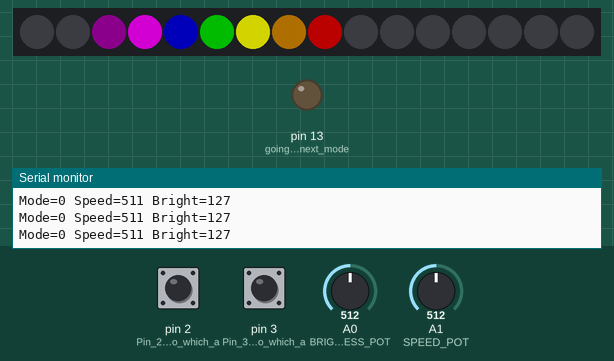
Bench run of a sketch on a simulated Arduino Uno, built with avr-gcc and run on an emulated ATmega328P. Parts: 16 RGB LEDs in strip order, left to right, output pins drawn as LEDs (lit = HIGH), the last lines printed to the serial monitor. The test bench sets the inputs (shaded band); at power-on: pin 2 (Pin_2_is_input_to_which_a) HIGH, pin 3 (Pin_3_is_input_to_which_a) HIGH, A1 (SPEED_POT) = 512, A0 (BRIGHTNESS_POT) = 512. Dim RGB values are drawn brighter than linear; random numbers use the default seed unless the sketch sets one.

Above: at 1.3 s.
1.4 s: pin 2 (Pin_2_is_input_to_which_a) pulled LOW for 0.65 s
At 2.9 s:
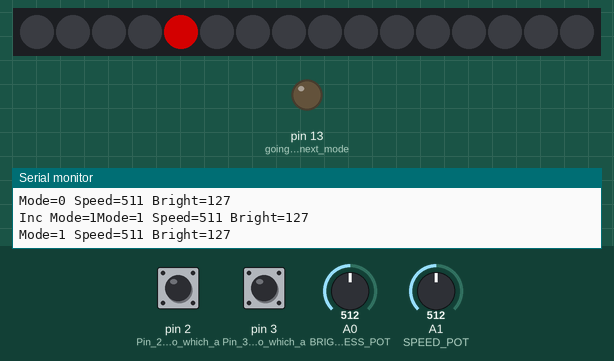
4.0 s: pin 2 (Pin_2_is_input_to_which_a) pulled LOW for 1 s
At 5.5 s:
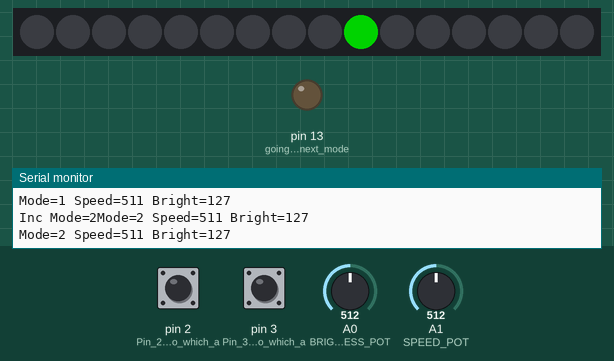
6.6 s: pin 2 (Pin_2_is_input_to_which_a) pulled LOW for 0.65 s
At 8.1 s:
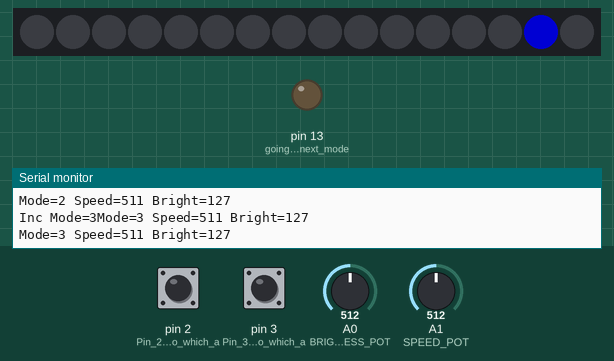
9.2 s: pin 3 (Pin_3_is_input_to_which_a) pulled LOW for 0.65 s
At 9.6 s:
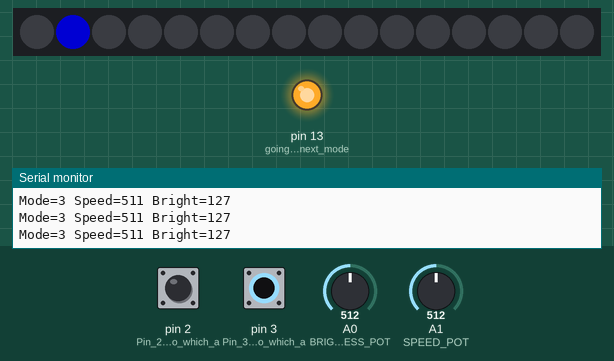
11.3 s: A1 (SPEED_POT) set to 0
At 11.8 s:
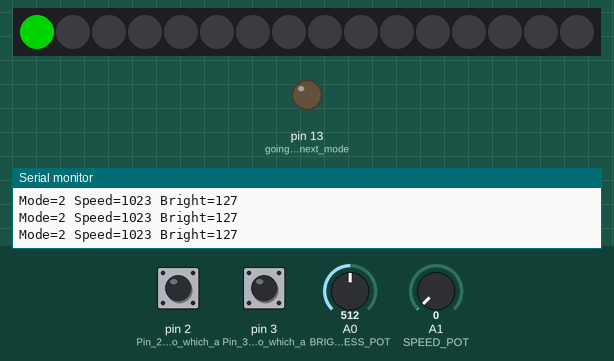
14.4 s: A0 (BRIGHTNESS_POT) set to 716
At 14.6 s:
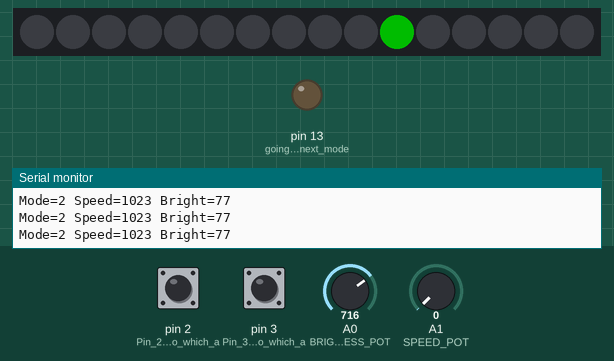
Timing chart, 0 to 16.9 s (numbered marks = the images above; inputs shaded):
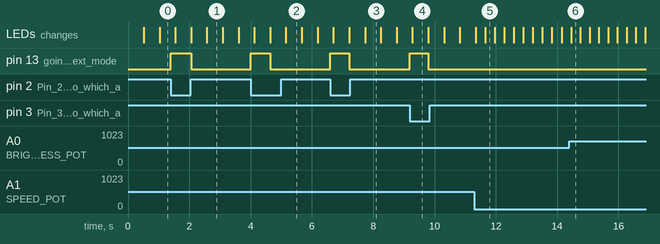

The sketch:

mode-speed-dim-2.ino
```cpp
/* Mode, Speed and Dimming
   Dan McCreary

Hook up two momentary push buttons to pins 2 and 3.
One button will increment the mode, one will decrment the mode
You MUST use pins 2 and 3 because they are the only Interrupt pins on the Arduino (Uno, Nano)
Connect the other ends of the momentary push buttons to GND
Note that we are using internal 20K resistors to pull up the inputs to +5 when the buttons are open
*/
#include <Adafruit_NeoPixel.h>

int mode = 0; // This is the "mode" of the device.  It starts at 0 and gets incremented or decremented
int newModeInc = 0; // the interrupts set this to 1 to indicate that we have a new increment to handle
int newModeDec = 0; // the interrupts set this to 1 to indicate that we have a new decrement to handle
long lastDebounceTime = 0;  // the last time the output pin was toggled
long debounceDelay = 200;   // the debounce time; increase if the output flickers

const int SPEED_POT = A1; // attache the center tap of a potentiometer to Analog Input A0 to control pattern speent
const int BRIGHTNESS_POT = A0; // attache the center tap of a potentiometer to Analog Input A1 to contral brightness
int speed_val = 510; // default speed
int brightness_val = 512; // default brightness

const int LED_STRIP_PIN = 12; // Connect the Data pin of the LED strip here
const int NUMBER_PIXELS = 16; // Number of pixels in the LED strip
Adafruit_NeoPixel strip = Adafruit_NeoPixel(NUMBER_PIXELS, LED_STRIP_PIN, NEO_GRB + NEO_KHZ800);

int modeCount = 12; // The number of display modes, we mode the mode to get the actual mode
int mainLoopCount = 0;  // The number of times we go through the main loop

void setup()
{
  pinMode(13, OUTPUT); // going to the next mode
  pinMode(LED_STRIP_PIN, OUTPUT);     // Pin LED_STRIP_PIN is output to which an LED is connected
  digitalWrite(13, LOW);   // Make pin 13 low, switch LED off
  pinMode(2, INPUT_PULLUP);	   // Pin 2 is input to which a switch is connected = INT0
  pinMode(3, INPUT_PULLUP);	   // Pin 3 is input to which a switch is connected = INT1
  attachInterrupt(0, changeModeInc, FALLING  ); // pin 2
  attachInterrupt(1, changeModeDec, FALLING  ); // pin 3
  Serial.begin(9600);
  strip.begin(); // sets up the memory for the LED strip
  Serial.println("Start");
  mode = 0;
  Serial.print("Mode=");
  Serial.println(mode, DEC);
}

void loop() {
  if (newModeInc == 1) {
    if ((millis() - lastDebounceTime) > debounceDelay) {
      mode++;
      mode = mode % modeCount;
      Serial.print("Inc Mode=");
      Serial.print(mode, DEC);
      digitalWrite(13, LOW);
      newModeInc = 0;
    }
    else {
    }
  };

  if (newModeDec == 1) {
    if ((millis() - lastDebounceTime) > debounceDelay) {
      mode--;
      mode = mode % modeCount;
      Serial.print("Dec Mode=");
      Serial.print(mode, DEC);
      digitalWrite(13, LOW);
      newModeDec = 0;
    }
  };

  Serial.print("Mode=");
  Serial.print(mode, DEC);
  speed_val = 1023 - analogRead(SPEED_POT); // get the value of speed from the Pot
  Serial.print(" Speed=");
  Serial.print(speed_val, DEC);
  brightness_val = 1023 - analogRead(BRIGHTNESS_POT);
  // scale brightness to 1 to 255
  brightness_val = map(brightness_val, 0, 1023, 1, 255);
  Serial.print(" Bright=");
  Serial.println(brightness_val, DEC);
  // the delay is 1024 minus the speed
  delay(1024 - speed_val);

  // select the mode
   switch (mode) {
        case 0: rainbow7(brightness_val);break;
        case 1: dot(brightness_val,0, 0);break; // red
        case 2: dot(0, brightness_val, 0);break; // green
        case 3: dot(0, 0, brightness_val);break; // blue
        case 4: colorWipe(brightness_val,0, 0);break;
        case 5: colorWipe(0, brightness_val, 0);break;
        case 6: colorWipe(0, 0, brightness_val);break;
        case 7: swoosh(brightness_val,0, 0);break;
        case 8: swoosh(0, brightness_val, 0);break;
        case 9: swoosh(0, 0, brightness_val);break;
        case 10: sparkle(brightness_val);break;
        case 11: candle(brightness_val);break;

     }

  mainLoopCount++;
}

void changeModeInc(){        // Interrupt service routine
  digitalWrite(13, HIGH); // we have a new mode
  newModeInc = 1;
  lastDebounceTime = millis();
}

void changeModeDec(){        // Interrupt service routine
  digitalWrite(13, HIGH); // we have a new mode
  newModeDec = 1;
  lastDebounceTime = millis();
}

void dot(int red, int blue, int green) {
  int index = mainLoopCount % strip.numPixels();
  clear();
  strip.setPixelColor(index, red, blue, green);
  strip.show();
}

void colorWipe(int red, int blue, int green) {
  int index = mainLoopCount % strip.numPixels();
  if (index == 0) {
    clear();
  }
 else
    for(uint16_t i=0; i<=index; i++) {
      strip.setPixelColor(i, red, blue, green);
    }
  strip.show();
}

void swoosh(int red, int blue, int green) {
  int n = strip.numPixels();
  int index = mainLoopCount % n;
  clear();
  strip.setPixelColor((index + 5) % n, red, blue, green);
  strip.setPixelColor((index + 4) % n, red / 1.5, blue / 1.5, green / 1.5);
  strip.setPixelColor((index + 3) % n, red / 2, blue/ 2, green/ 2);
  strip.setPixelColor((index + 2) % n, red / 4, blue/ 4, green/ 4);
  strip.setPixelColor((index + 1) % n, red / 8, blue/ 8, green/ 8);
  strip.setPixelColor((index) % n, red / 16, blue/ 16, green/ 16);
  strip.show();
}

void RainbowCycleUpdate(int brightness) {
    strip.setPixelColor(mainLoopCount % strip.numPixels(), Wheel(mainLoopCount % 255, brightness));
    strip.show();
}

void clear() {
  for(uint16_t i=0; i<strip.numPixels(); i++) {
      strip.setPixelColor(i, 0);
  }
  strip.show();
}

// Input a value 0 to 255 to get a color value.
// The colours are a transition r - g - b - back to r.
uint32_t Wheel(byte WheelPos, int brightness) {
  // brightness as a ratio
  float br = brightness / (float) 255;
  if(WheelPos < 85) {
   return strip.Color( (float) (WheelPos * 3) * br, 255 - WheelPos * 3 * br, 0);
  } else if(WheelPos < 170) {
   WheelPos -= 85;
   return strip.Color(255 - WheelPos * 3 * br, 0, WheelPos * 3 * br);
  } else {
   WheelPos -= 170;
   return strip.Color(0, WheelPos * 3 * br, 255 - WheelPos * 3 * br);
  }
}

void rainbow7(int brightness) {
    int i = mainLoopCount;
    int np = strip.numPixels();  // we use the modulo function with this
    float br = (float)brightness / (float)255; // .01 to 1
    int hi = (int)( (float)255 * br) ;
    int med = (int)( (float)150 * br);
    int medLo = (int)( (float)110 * br);
    int lo = (int)((float)70 * br) ;
    int verylo = (int)((float)25 * br);
    strip.setPixelColor(i     % np, 0, 0, 0); // off
    strip.setPixelColor((i+1) % np, verylo, 0, verylo); // violet
    strip.setPixelColor((i+2) % np, hi, 0, hi); // indigo
    strip.setPixelColor((i+3) % np, 0, 0, med); // blue
    strip.setPixelColor((i+4) % np, 0, med, 0); // green
    strip.setPixelColor((i+5) % np, hi, hi, 0); // yellow
    strip.setPixelColor((i+6) % np, medLo, lo, 0); // orange
    strip.setPixelColor((i+7) % np, med, 0, 0); // red
    strip.show();
}

void sparkle(int brightness) {
    int randomIndex = random(strip.numPixels()); // a number from 0 to n
    clear();
    strip.setPixelColor(randomIndex, brightness, brightness, brightness);
    strip.show();
}

void candle(int brightness) {
   uint8_t green; // brightness of the green
   uint8_t red;  // add a bit for red
   green = brightness / 5 + random(brightness / 2);
   red = green + random(brightness / 5);
   strip.setPixelColor(random(strip.numPixels()) , red, green, 0);
   strip.show();
}
```

Measured:
- after the input at 1.4 s, pin 13 (going_to_the_next_mode): LOW → HIGH at once, → LOW 0.66 s later
- after the input at 4.0 s, pin 13 (going_to_the_next_mode): LOW → HIGH at once, → LOW 0.64 s later
- after the input at 6.6 s, pin 13 (going_to_the_next_mode): LOW → HIGH at once, → LOW 0.62 s later
- after the input at 9.2 s, pin 13 (going_to_the_next_mode): LOW → HIGH at once, → LOW 0.60 s later
- what the display in image 1 shows lasts 0.5 s, from 2.6 s to 3.1 s
